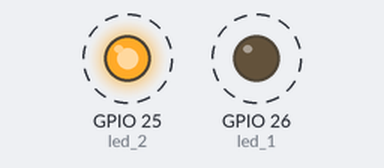
The sketch below on a simulated ESP32. Shown: output pins drawn as LEDs (lit = HIGH). Dashed ring = blinking. What the sketch prints to the serial monitor is not drawn.

Above: at 0.7 s.
Timing chart, 0 to 5.1 s (numbered marks = the images above):
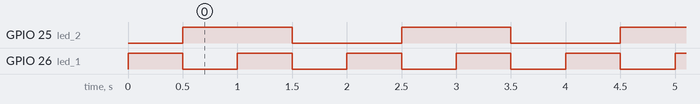

Measured:
- by itself, GPIO 25 (led_2): alternates HIGH for 1.0 s and LOW for 1.0 s
- by itself, GPIO 26 (led_1): alternates HIGH for 0.50 s and LOW for 0.50 s
- by itself, everything shown: repeats every 2.0 s, in 6 steps

The sketch:

multitasking.ino
```cpp
TaskHandle_t Task1;

const int led_1 = 26;
const int led_2 = 25;

void setup() {
  Serial.begin(115200);
  pinMode(led_1, OUTPUT);
  pinMode(led_2, OUTPUT);

  xTaskCreatePinnedToCore(Task1code,"Task1",10000,NULL,1,&Task1,0);
  delay(500);
}


void loop() {
   Serial.print("Task1 is running on core ");
  Serial.println(xPortGetCoreID());
  digitalWrite(led_2, HIGH);
    delay(1000);
    digitalWrite(led_2, LOW);
    delay(1000);
}


void Task1code( void * parameter ){
  Serial.print("Task1 is running on core ");
  Serial.println(xPortGetCoreID());

  for(;;){
    digitalWrite(led_1, HIGH);
    delay(500);
    digitalWrite(led_1, LOW);
    delay(500);
     Serial.print("Task1 is running on core ");
  Serial.println(xPortGetCoreID());
  }
}
```
